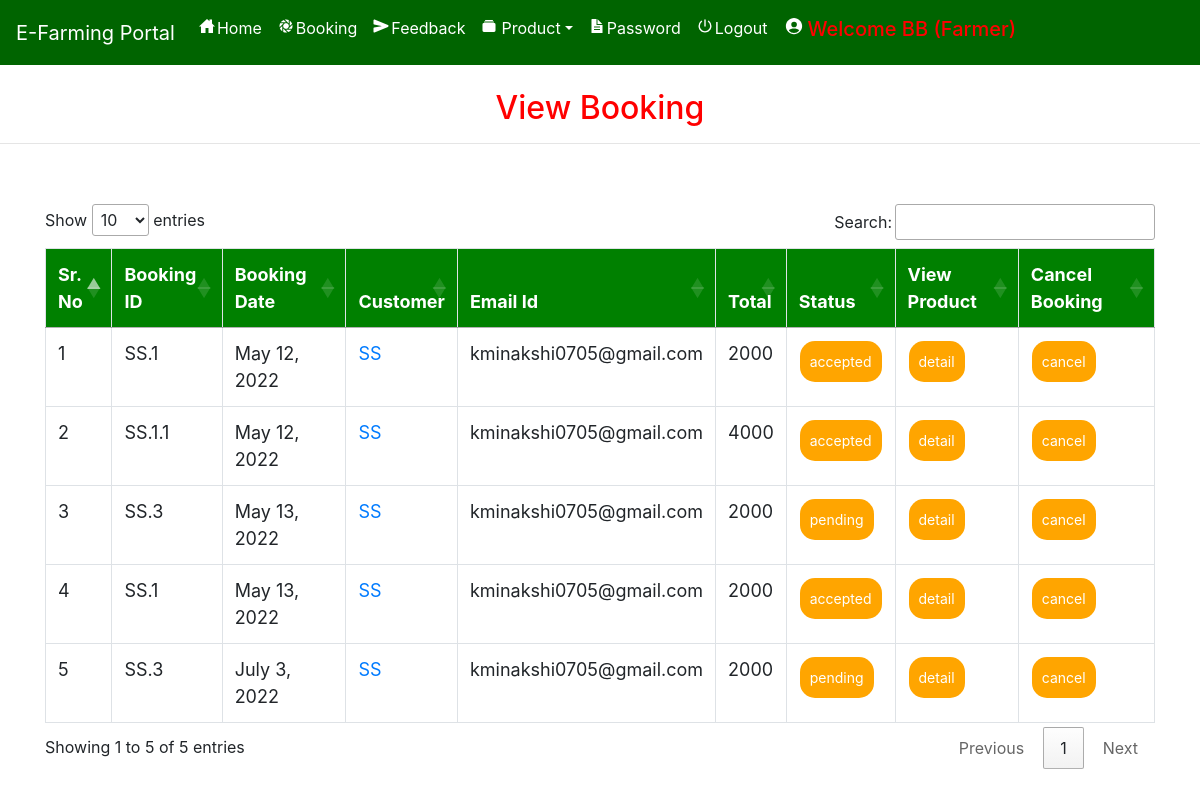
Screenshot of /admin_viewBooking (signed in) with the database file from the repository.
### farmerapp/models.py (models this page shows, shortened)
class Booking(models.Model):
    status = models.ForeignKey(Status, on_delete=models.CASCADE, null=True)
    profile = models.ForeignKey(Profile, on_delete=models.CASCADE, null=True)
    farmer =  models.TextField(null=True)
    booking_id = models.CharField(max_length=200,null=True)
    quantity = models.CharField(max_length=100,null=True)
    payment_id = models.CharField(max_length=200,null=True)
    payment_status = models.CharField(max_length=200,null=True, default="Pending")
    book_date = models.CharField(max_length=30, null=True)
    total = models.IntegerField(null=True)

class Profile(models.Model):
    user = models.ForeignKey(User, on_delete=models.CASCADE, null=True)
    dob = models.DateField(null=True)
    city = models.CharField(max_length=30, null=True)
    address = models.CharField(max_length=50, null=True)
    contact = models.CharField(max_length=10, null=True)
    user_type = models.CharField(max_length=10, null=True)
    status =  models.CharField(max_length=30, null=True, default="Pending")
    image = models.FileField(null=True)

class Status(models.Model):
    name = models.CharField(max_length=20, null=True)

### farmerapp/views.py (the view)
# urls.py: path('admin_viewBooking', Admin_View_Booking, name='admin_viewBooking'),
def Admin_View_Booking(request):
    if not request.user.is_authenticated:
        return redirect('login_admin')
    book = Booking.objects.all()
    d = {'book': book}
    return render(request, 'admin_viewBokking.html', d)

### farmerapp/templates/admin_viewBokking.html (shortened to what this page needs)
{% extends 'navigation.html' %}
{% block body %}
<center><h2 style="color:red;margin-top:2%">View Booking</h2></center><hr>
 <div class="container">
<table class="table table-bordered" id="myTable">
  <thead>
  <tr>
    <th>Sr. No</th>
    <th>Booking ID</th>
    <th>Booking Date</th>
    <th>Customer</th>
    <th>Email Id</th>
      <th>Total</th>
      <th>Status</th>
    <th>View Product</th>
    <th>Cancel Booking</th>
  </tr>
  </thead>
   <tbody>
{% for i in book %}
  <tr>
      <td>{{forloop.counter}}</td>
    <td>{{i.booking_id}}</td>
    <td>{{i.book_date}}</td>
    <td>
      <a href="/profile/{{i.profile.user.id}}">
        {{i.profile.user.username}}
      </a>
    </td>
    <td>{{i.profile.user.email}}</td>
      <td>{{i.total}}</td>
    <td><a href="{% url 'Edit_status' i.booking_id i.id %}"><button class="button button1">{{i.status.name}}</button></a></td>
      <td><a href="{% url 'admin_booking_detail' i.booking_id i.id i.profile.user.id  %}"><button class="button button1">detail</button></a></td>
      <td><a href="{% url 'delete_admin_booking' i.booking_id i.id %}" onclick="return confirm('Are you sure?')"><button class="button button1" id="#delete">cancel</button></a></td>
  </tr>
   {% endfor %}
    </tbody>
</table>
 </div>
{% endblock %}

### farmerapp/templates/navigation.html (style rules this page uses)
* { box-sizing: border-box; }
#myTable { border-collapse: collapse; width: 100%; border: 1px solid #ddd; font-size: 18px; }
#myTable th { text-align: left; padding: 12px; background-color: green; color: white; }
#myTable td { text-align: left; padding: 12px; background-color: white; }
#myTable tr { border-bottom: 1px solid #ddd; }
.button { background-color: orange; border: none; color: white; padding: 10px; text-align: center; text-decoration: none; display: inline-block; font-size: 14px; margin: 1px 1px; cursor: pointer; }
.button1 { border-radius: 15px; }

### rows the page displays
Booking: booking_id "SS.1", book_date "May 12, 2022", profile.user.username "SS", profile.user.email "kminakshi0705@gmail.com", total "2000", status.name "accepted"
Booking: booking_id "SS.1.1", book_date "May 12, 2022", profile.user.username "SS", profile.user.email "kminakshi0705@gmail.com", total "4000", status.name "accepted"
Booking: booking_id "SS.3", book_date "May 13, 2022", profile.user.username "SS", profile.user.email "kminakshi0705@gmail.com", total "2000", status.name "pending"
Booking: booking_id "SS.1", book_date "May 13, 2022", profile.user.username "SS", profile.user.email "kminakshi0705@gmail.com", total "2000", status.name "accepted"
Booking: booking_id "SS.3", book_date "July 3, 2022", profile.user.username "SS", profile.user.email "kminakshi0705@gmail.com", total "2000", status.name "pending"
